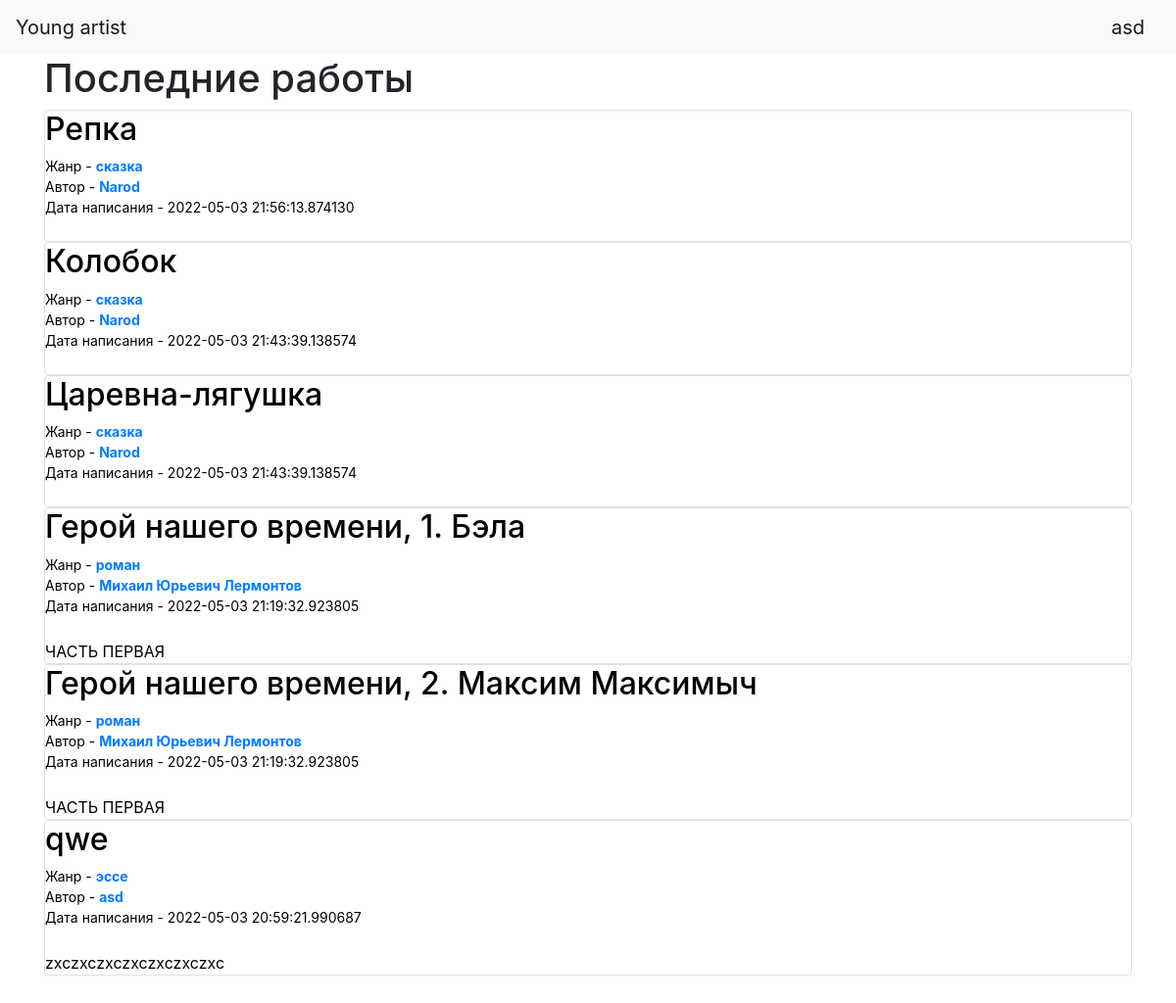
The page / (signed in) on the database its author committed.
### data/users.py (models this page shows, shortened)
class User(SqlAlchemyBase, UserMixin, SerializerMixin):
    __tablename__ = 'users'
    id = sqlalchemy.Column(sqlalchemy.Integer,
                           primary_key=True, autoincrement=True)
    name = sqlalchemy.Column(sqlalchemy.String, nullable=True)
    about = sqlalchemy.Column(sqlalchemy.String, nullable=True)
    email = sqlalchemy.Column(sqlalchemy.String,
                              index=True, unique=True, nullable=True)
    hashed_password = sqlalchemy.Column(sqlalchemy.String, nullable=True)
    created_date = sqlalchemy.Column(sqlalchemy.DateTime,
                                     default=datetime.datetime.now)
    news = orm.relation("Works", back_populates='user')

### data/works.py (models this page shows)
class Works(SqlAlchemyBase, SerializerMixin):
    __tablename__ = 'works'
    datetime_format = '%d %B %Y'
    id = sqlalchemy.Column(sqlalchemy.Integer,
                           primary_key=True, autoincrement=True)
    title = sqlalchemy.Column(sqlalchemy.String, nullable=True)
    genre_id = sqlalchemy.Column(sqlalchemy.Integer,
                                sqlalchemy.ForeignKey("genres.id"))
    description = sqlalchemy.Column(sqlalchemy.String, nullable=True)
    content = sqlalchemy.Column(sqlalchemy.String, nullable=True)
    created_date = sqlalchemy.Column(sqlalchemy.DateTime,
                                     default=datetime.datetime.now())
    is_private = sqlalchemy.Column(sqlalchemy.Boolean, default=True)
    user_id = sqlalchemy.Column(sqlalchemy.Integer,
                                sqlalchemy.ForeignKey("users.id"))
    user = orm.relation('User')
    genre = orm.relation('Genre')

### data/genre.py (models this page shows)
class Genre(SqlAlchemyBase, SerializerMixin):
    __tablename__ = 'genres'
    id = sqlalchemy.Column(sqlalchemy.Integer, primary_key=True,
                           autoincrement=True)
    name = sqlalchemy.Column(sqlalchemy.String, nullable=True)
    news = orm.relation("Works", back_populates='genre')

### main.py (the view)
@app.route("/")
def index():
    db_sess = db_session.create_session()
    works = db_sess.query(Works).order_by(
        desc(Works.created_date))
    return render_template("index.html",
                           headline='Последние работы',
                           works=works)

### data/db_session.py (called while the page is built)
def create_session() -> Session:
    global __factory
    return __factory()

### main.py (called while the page is built)
@login_manager.user_loader
def load_user(user_id):
    db_sess = db_session.create_session()
    return db_sess.query(User).get(user_id)

### templates/index.html
{% extends "base.html" %}
{% block content %}
<h1>{{ headline }}</h1>
{% for item in works %}
<div class="col-md6 border rounded" style="color: black;">
    <a href='/texts/{{ item.id|int() }}' class='straight_link'>
        <h2>{{item.title}}</h2>
    </a>
    <div style="overflow-x:hidden; text-overflow: ellipsis; font-size: 14px;">
        Жанр - <a href="/filtered_by_genre/{{ item.genre_id }}"><b>{{item.genre.name}}</b></a><br>
        Автор - <a href="/profile/{{item.user_id}}"><b>{{item.user.name}}</b><a>
        <br>Дата написания - {{item.created_date}}
    </div>
    <br>
    <div style="overflow-x:hidden; text-overflow: ellipsis;">
        {{item.description}}
    </div>
</div>
{% endfor %}
{% endblock %}

### templates/base.html (shortened to what this page needs)
<!doctype html>
<html lang="en">
<head>
    <link rel="stylesheet"
          href="https://stackpath.bootstrapcdn.com/bootstrap/4.4.1/css/bootstrap.min.css"
>
      <link rel="stylesheet" href="https://cdnjs.cloudflare.com/ajax/libs/font-awesome/4.7.0/css/font-awesome.min.css">
</head>
<body>
<header>
    <nav class="navbar navbar-light bg-light">
        <a class="navbar-brand" href="/">Young artist</a>
                {% if current_user.is_authenticated %}
            <a class="navbar-brand" href="/profile/{{ current_user.id }}">{{ current_user.name }}</a>
        {% else %}
            <p>
                <a class="btn btn-primary " href="/register">Зарегистрироваться</a>
                <a class="btn btn-success" href="/login">Войти</a>
            </p>
        {% endif %}
    </nav>
</header>
<main role="main" class="container">
    {% block content %}{% endblock %}
</main>
</body>
<footer>
    <div style="height: 40px;"></div>
</footer>
</html>

### templates/base.html (style rules this page uses)
.straight_link { text-decoration: none; color: black; }

### rows shown on the page
User: name "asd"
Works: title "Репка", genre.name "сказка", user.name "Narod", created_date "2022-05-03 21:56:13.874130"
Works: title "Колобок", genre.name "сказка", user.name "Narod", created_date "2022-05-03 21:43:39.138574"
Works: title "Царевна-лягушка", genre.name "сказка", user.name "Narod", created_date "2022-05-03 21:43:39.138574"
Works: title "Герой нашего времени, 1. Бэла", genre.name "роман", user.name "Михаил Юрьевич Лермонтов", created_date "2022-05-03 21:19:32.923805", description "ЧАСТЬ ПЕРВАЯ"
Works: title "Герой нашего времени, 2. Максим Максимыч", genre.name "роман", user.name "Михаил Юрьевич Лермонтов", created_date "2022-05-03 21:19:32.923805", description "ЧАСТЬ ПЕРВАЯ"
Works: title "qwe", genre.name "эссе", user.name "asd", created_date "2022-05-03 20:59:21.990687", description "zxczxczxczxczxczxczxc"

### other values the page prints
{{ headline }} "Последние работы"
